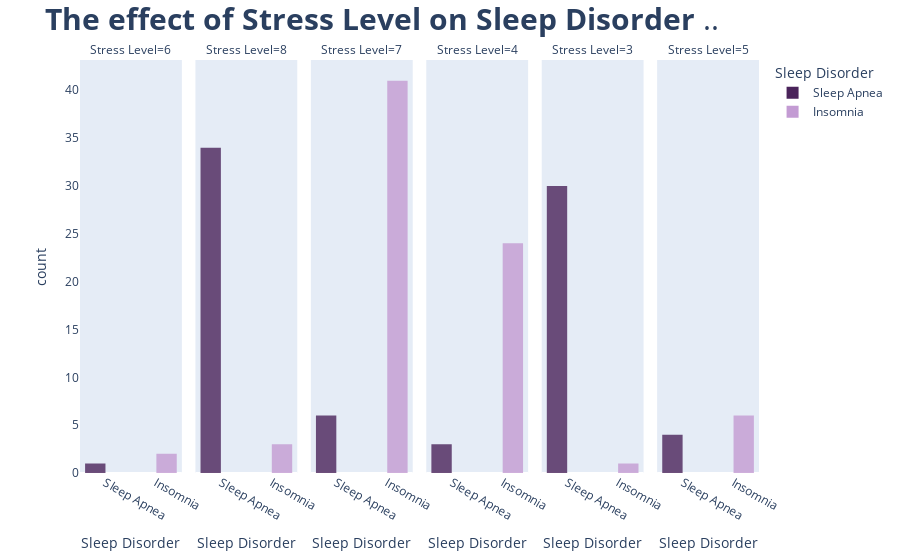

The cell this chart's notebook holds for it:
### Code cell
fig=px.histogram(sleep_data,x='Sleep Disorder',
                 color='Sleep Disorder',
                 facet_col='Stress Level',
                 barmode='group',
                 color_discrete_sequence=['white','#4A235A','#C39BD3'],
                 opacity=.8)


fig.update_layout(title='<b>The effect of Stress Level on Sleep Disorder</b> ..',title_font={'size':30})



fig.update_yaxes(showgrid=False)
fig.show()

### Figure 1 — Plotly figure (JSON) as saved in the notebook; plotly's stock layout.template omitted (floating-point values rounded to 4 significant figures)
{"data": [{"alignmentgroup": "True", "bingroup": "x", "hovertemplate": "Sleep Disorder=%{x}<br>Stress Level=6<br>count=%{y}<extra></extra>", "legendgroup": "Sleep Apnea", "marker": {"color": "#4A235A", "opacity": 0.8, "pattern": {"shape": ""}}, "name": "Sleep Apnea", "offsetgroup": "Sleep Apnea", "orientation": "v", "showlegend": true, "type": "histogram", "x": ["Sleep Apnea"], "xaxis": "x", "yaxis": "y"}, {"alignmentgroup": "True", "bingroup": "x", "hovertemplate": "Sleep Disorder=%{x}<br>Stress Level=8<br>count=%{y}<extra></extra>", "legendgroup": "Sleep Apnea", "marker": {"color": "#4A235A", "opacity": 0.8, "pattern": {"shape": ""}}, "name": "Sleep Apnea", "offsetgroup": "Sleep Apnea", "orientation": "v", "showlegend": false, "type": "histogram", "x": ["Sleep Apnea", "Sleep Apnea", "Sleep Apnea", "Sleep Apnea", "Sleep Apnea", "Sleep Apnea", "Sleep Apnea", "Sleep Apnea", "Sleep Apnea", "Sleep Apnea", "Sleep Apnea", "Sleep Apnea", "Sleep Apnea", "Sleep Apnea", "Sleep Apnea", "Sleep Apnea", "Sleep Apnea", "Sleep Apnea", "Sleep Apnea", "Sleep Apnea", "Sleep Apnea", "Sleep Apnea", "Sleep Apnea", "Sleep Apnea", "Sleep Apnea", "Sleep Apnea", "Sleep Apnea", "Sleep Apnea", "Sleep Apnea", "Sleep Apnea", "Sleep Apnea", "Sleep Apnea", "Sleep Apnea", "Sleep Apnea"], "xaxis": "x2", "yaxis": "y2"}, {"alignmentgroup": "True", "bingroup": "x", "hovertemplate": "Sleep Disorder=%{x}<br>Stress Level=7<br>count=%{y}<extra></extra>", "legendgroup": "Sleep Apnea", "marker": {"color": "#4A235A", "opacity": 0.8, "pattern": {"shape": ""}}, "name": "Sleep Apnea", "offsetgroup": "Sleep Apnea", "orientation": "v", "showlegend": false, "type": "histogram", "x": ["Sleep Apnea", "Sleep Apnea", "Sleep Apnea", "Sleep Apnea", "Sleep Apnea", "Sleep Apnea"], "xaxis": "x3", "yaxis": "y3"}, {"alignmentgroup": "True", "bingroup": "x", "hovertemplate": "Sleep Disorder=%{x}<br>Stress Level=4<br>count=%{y}<extra></extra>", "legendgroup": "Sleep Apnea", "marker": {"color": "#4A235A", "opacity": 0.8, "pattern": {"shape": ""}}, "name": "Sleep Apnea", "offsetgroup": "Sleep Apnea", "orientation": "v", "showlegend": false, "type": "histogram", "x": ["Sleep Apnea", "Sleep Apnea", "Sleep Apnea"], "xaxis": "x4", "yaxis": "y4"}, {"alignmentgroup": "True", "bingroup": "x", "hovertemplate": "Sleep Disorder=%{x}<br>Stress Level=3<br>count=%{y}<extra></extra>", "legendgroup": "Sleep Apnea", "marker": {"color": "#4A235A", "opacity": 0.8, "pattern": {"shape": ""}}, "name": "Sleep Apnea", "offsetgroup": "Sleep Apnea", "orientation": "v", "showlegend": false, "type": "histogram", "x": ["Sleep Apnea", "Sleep Apnea", "Sleep Apnea", "Sleep Apnea", "Sleep Apnea", "Sleep Apnea", "Sleep Apnea", "Sleep Apnea", "Sleep Apnea", "Sleep Apnea", "Sleep Apnea", "Sleep Apnea", "Sleep Apnea", "Sleep Apnea", "Sleep Apnea", "Sleep Apnea", "Sleep Apnea", "Sleep Apnea", "Sleep Apnea", "Sleep Apnea", "Sleep Apnea", "Sleep Apnea", "Sleep Apnea", "Sleep Apnea", "Sleep Apnea", "Sleep Apnea", "Sleep Apnea", "Sleep Apnea", "Sleep Apnea", "Sleep Apnea"], "xaxis": "x5", "yaxis": "y5"}, {"alignmentgroup": "True", "bingroup": "x", "hovertemplate": "Sleep Disorder=%{x}<br>Stress Level=5<br>count=%{y}<extra></extra>", "legendgroup": "Sleep Apnea", "marker": {"color": "#4A235A", "opacity": 0.8, "pattern": {"shape": ""}}, "name": "Sleep Apnea", "offsetgroup": "Sleep Apnea", "orientation": "v", "showlegend": false, "type": "histogram", "x": ["Sleep Apnea", "Sleep Apnea", "Sleep Apnea", "Sleep Apnea"], "xaxis": "x6", "yaxis": "y6"}, {"alignmentgroup": "True", "bingroup": "x", "hovertemplate": "Sleep Disorder=%{x}<br>Stress Level=6<br>count=%{y}<extra></extra>", "legendgroup": "Insomnia", "marker": {"color": "#C39BD3", "opacity": 0.8, "pattern": {"shape": ""}}, "name": "Insomnia", "offsetgroup": "Insomnia", "orientation": "v", "showlegend": true, "type": "histogram", "x": ["Insomnia", "Insomnia"], "xaxis": "x", "yaxis": "y"}, {"alignmentgroup": "True", "bingroup": "x", "hovertemplate": "Sleep Disorder=%{x}<br>Stress Level=8<br>count=%{y}<extra></extra>", "legendgroup": "Insomnia", "marker": {"color": "#C39BD3", "opacity": 0.8, "pattern": {"shape": ""}}, "name": "Insomnia", "offsetgroup": "Insomnia", "orientation": "v", "showlegend": false, "type": "histogram", "x": ["Insomnia", "Insomnia", "Insomnia"], "xaxis": "x2", "yaxis": "y2"}, {"alignmentgroup": "True", "bingroup": "x", "hovertemplate": "Sleep Disorder=%{x}<br>Stress Level=7<br>count=%{y}<extra></extra>", "legendgroup": "Insomnia", "marker": {"color": "#C39BD3", "opacity": 0.8, "pattern": {"shape": ""}}, "name": "Insomnia", "offsetgroup": "Insomnia", "orientation": "v", "showlegend": false, "type": "histogram", "x": ["Insomnia", "Insomnia", "Insomnia", "Insomnia", "Insomnia", "Insomnia", "Insomnia", "Insomnia", "Insomnia", "Insomnia", "Insomnia", "Insomnia", "Insomnia", "Insomnia", "Insomnia", "Insomnia", "Insomnia", "Insomnia", "Insomnia", "Insomnia", "Insomnia", "Insomnia", "Insomnia", "Insomnia", "Insomnia", "Insomnia", "Insomnia", "Insomnia", "Insomnia", "Insomnia", "Insomnia", "Insomnia", "Insomnia", "Insomnia", "Insomnia", "Insomnia", "Insomnia", "Insomnia", "Insomnia", "Insomnia", "Insomnia"], "xaxis": "x3", "yaxis": "y3"}, {"alignmentgroup": "True", "bingroup": "x", "hovertemplate": "Sleep Disorder=%{x}<br>Stress Level=4<br>count=%{y}<extra></extra>", "legendgroup": "Insomnia", "marker": {"color": "#C39BD3", "opacity": 0.8, "pattern": {"shape": ""}}, "name": "Insomnia", "offsetgroup": "Insomnia", "orientation": "v", "showlegend": false, "type": "histogram", "x": ["Insomnia", "Insomnia", "Insomnia", "Insomnia", "Insomnia", "Insomnia", "Insomnia", "Insomnia", "Insomnia", "Insomnia", "Insomnia", "Insomnia", "Insomnia", "Insomnia", "Insomnia", "Insomnia", "Insomnia", "Insomnia", "Insomnia", "Insomnia", "Insomnia", "Insomnia", "Insomnia", "Insomnia"], "xaxis": "x4", "yaxis": "y4"}, {"alignmentgroup": "True", "bingroup": "x", "hovertemplate": "Sleep Disorder=%{x}<br>Stress Level=3<br>count=%{y}<extra></extra>", "legendgroup": "Insomnia", "marker": {"color": "#C39BD3", "opacity": 0.8, "pattern": {"shape": ""}}, "name": "Insomnia", "offsetgroup": "Insomnia", "orientation": "v", "showlegend": false, "type": "histogram", "x": ["Insomnia"], "xaxis": "x5", "yaxis": "y5"}, {"alignmentgroup": "True", "bingroup": "x", "hovertemplate": "Sleep Disorder=%{x}<br>Stress Level=5<br>count=%{y}<extra></extra>", "legendgroup": "Insomnia", "marker": {"color": "#C39BD3", "opacity": 0.8, "pattern": {"shape": ""}}, "name": "Insomnia", "offsetgroup": "Insomnia", "orientation": "v", "showlegend": false, "type": "histogram", "x": ["Insomnia", "Insomnia", "Insomnia", "Insomnia", "Insomnia", "Insomnia"], "xaxis": "x6", "yaxis": "y6"}], "layout": {"annotations": [{"font": {}, "showarrow": false, "text": "Stress Level=6", "x": 0.075, "xanchor": "center", "xref": "paper", "y": 1, "yanchor": "bottom", "yref": "paper"}, {"font": {}, "showarrow": false, "text": "Stress Level=8", "x": 0.245, "xanchor": "center", "xref": "paper", "y": 1, "yanchor": "bottom", "yref": "paper"}, {"font": {}, "showarrow": false, "text": "Stress Level=7", "x": 0.415, "xanchor": "center", "xref": "paper", "y": 1, "yanchor": "bottom", "yref": "paper"}, {"font": {}, "showarrow": false, "text": "Stress Level=4", "x": 0.585, "xanchor": "center", "xref": "paper", "y": 1, "yanchor": "bottom", "yref": "paper"}, {"font": {}, "showarrow": false, "text": "Stress Level=3", "x": 0.755, "xanchor": "center", "xref": "paper", "y": 1, "yanchor": "bottom", "yref": "paper"}, {"font": {}, "showarrow": false, "text": "Stress Level=5", "x": 0.925, "xanchor": "center", "xref": "paper", "y": 1, "yanchor": "bottom", "yref": "paper"}], "barmode": "group", "legend": {"title": {"text": "Sleep Disorder"}, "tracegroupgap": 0}, "margin": {"t": 60}, "title": {"font": {"size": 30}, "text": "<b>The effect of Stress Level on Sleep Disorder</b> .."}, "xaxis": {"anchor": "y", "categoryarray": [null, "Sleep Apnea", "Insomnia"], "categoryorder": "array", "domain": [0, 0.15], "title": {"text": "Sleep Disorder"}}, "xaxis2": {"anchor": "y2", "categoryarray": [null, "Sleep Apnea", "Insomnia"], "categoryorder": "array", "domain": [0.17, 0.32], "matches": "x", "title": {"text": "Sleep Disorder"}}, "xaxis3": {"anchor": "y3", "categoryarray": [null, "Sleep Apnea", "Insomnia"], "categoryorder": "array", "domain": [0.34, 0.49], "matches": "x", "title": {"text": "Sleep Disorder"}}, "xaxis4": {"anchor": "y4", "categoryarray": [null, "Sleep Apnea", "Insomnia"], "categoryorder": "array", "domain": [0.51, 0.66], "matches": "x", "title": {"text": "Sleep Disorder"}}, "xaxis5": {"anchor": "y5", "categoryarray": [null, "Sleep Apnea", "Insomnia"], "categoryorder": "array", "domain": [0.68, 0.83], "matches": "x", "title": {"text": "Sleep Disorder"}}, "xaxis6": {"anchor": "y6", "categoryarray": [null, "Sleep Apnea", "Insomnia"], "categoryorder": "array", "domain": [0.85, 1], "matches": "x", "title": {"text": "Sleep Disorder"}}, "yaxis": {"anchor": "x", "domain": [0, 1], "showgrid": false, "title": {"text": "count"}}, "yaxis2": {"anchor": "x2", "domain": [0, 1], "matches": "y", "showgrid": false, "showticklabels": false}, "yaxis3": {"anchor": "x3", "domain": [0, 1], "matches": "y", "showgrid": false, "showticklabels": false}, "yaxis4": {"anchor": "x4", "domain": [0, 1], "matches": "y", "showgrid": false, "showticklabels": false}, "yaxis5": {"anchor": "x5", "domain": [0, 1], "matches": "y", "showgrid": false, "showticklabels": false}, "yaxis6": {"anchor": "x6", "domain": [0, 1], "matches": "y", "showgrid": false, "showticklabels": false}}}
